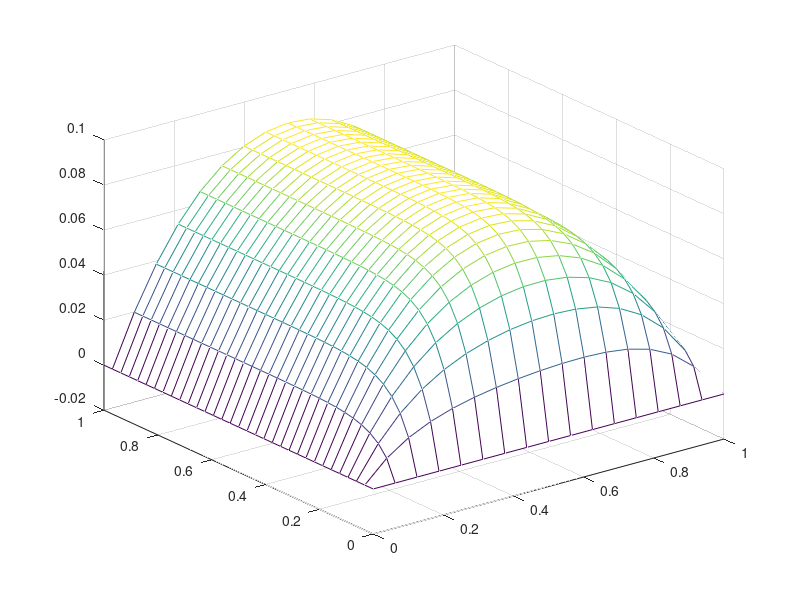

Write MATLAB code to recreate this figure.
%%% Nonlinear.m
%%% Date: 03/04/07
%%% Author: Niall Madden, Dep of Mathematics, NUI Galway
%%%
%%% This script uses a finite difference to solve the
%%% parabolic boundary value problem
%%% u_t(x,t) -u_xx(x,t) + r(x) u(x,t) = f(x,t) 
%%%  on (0,1)x(0,T]
%%% subject to the initial condition u(x,0)=0;
%%% and boundary conditions u(0,t)=u(1,t) = 0; 
%%% on a uniform mesh

clear;

fprintf('\n  ----------  Parabolic.m  --------- \n');

%% Problem Data
f = inline('1+x+tau.^2');
r = inline('sqrt(1+x)');
%%

%%Data for numerical method
N = 2^4;  % Number of points in space
M = 2^5;  % Number of points in time
T  = 1;
%%

%% Set up the mesh
h = 1/N;
x = linspace(0, 1, N+1)';
tau = T/M;
[X,Y] = meshgrid(x, linspace(0,1,M+1));
%%

U = zeros(M+1, N+1);
U(1,:)=0;

%% Construct the Linear System
Main_Diagonal = [-1; -2*ones(N-1,1)/h^2; -1];
Sup_Diagonal  = ones(N-1,1)/h^2;
Sub_Diagonal  = ones(N-1,1)/h^2;

Delta = sparse([1:N+1, 2:N,   2:N], ...
           [1:N+1, 3:N+1, 1:N-1], ...
           [Main_Diagonal', Sup_Diagonal', Sub_Diagonal']);

A = -tau*Delta + spdiags([0; tau+r(x(2:N)); 0], 0, N+1, N+1);


for j=2:M
	F = [0; tau*f(x(2:N),tau) + U(j-1,2:N)'; 0];
	U(j,:) = A\F;
	
	mesh(X,Y,U);
	pause(1e-1)
end
